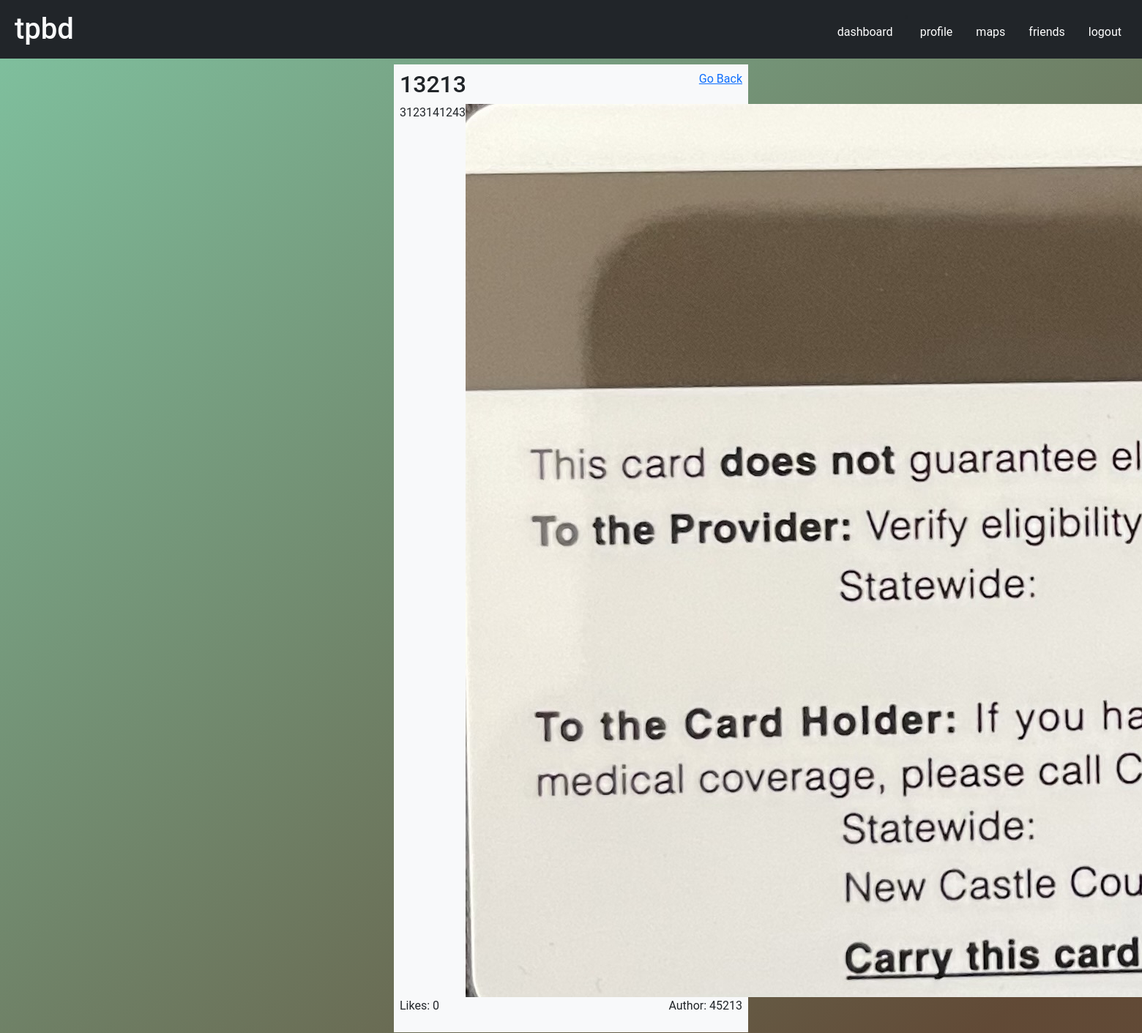
Screenshot of /dashboard/content/2 (signed in) with the database file from the repository.
### dashboard/models.py (models this page shows, shortened)
class Post(models.Model):
    title = models.CharField(max_length=100)
    text_content = RichTextField(blank=True, null=True)
    image = models.ImageField(default=None, upload_to='post_pics', blank=True)
    author = models.ForeignKey(User, on_delete=models.CASCADE)
    date_posted = models.DateTimeField(auto_now_add=True)
    date_updated = models.DateTimeField(auto_now=True)
    likes = models.ManyToManyField(User, related_name='likes', blank=True)
    comments = models.ManyToManyField('Comment', related_name='comments', blank=True)
    def total_likes(self):
        return self.likes.count()

### users/models.py (models this page shows, shortened)
class CustomUser(AbstractUser):
    email = models.EmailField(max_length=256, unique=True)
    username = models.CharField(max_length=32, unique=True)
    password = models.CharField(max_length=256)
    bio = models.TextField(max_length=500, blank=True)
    is_admin = models.BooleanField(default=False)
    is_active = models.BooleanField(default=True)
    is_staff = models.BooleanField(default=False)
    is_superuser = models.BooleanField(default=False)
    friends = models.ManyToManyField("self", blank=True)
    created_at = models.DateTimeField(auto_now_add=True)
    updated_at = models.DateTimeField(auto_now=True)
    objects = CustomUserManager()

### dashboard/views.py (the view)
# urls.py: path('content/<int:post_id>', views.post_detail, name='post_detail'),
@login_required
def post_detail(request, post_id):
    post = Post.objects.get(pk=post_id)
    return render(request, 'post_detail.html', {'post': post})

### templates/post_detail.html (shortened to what this page needs)
{% extends 'base.html' %}
{% block content %}
{% load humanize %}
<div class="wrapper m-auto" style="width: 500px;">
    <div class="bg-light flex-column m-2 text-start p-2" style="border: 2px black">
      <div class="d-flex justify-content-between">
        <h2>{{ post.title }}</h2>
        <div class="d-flex justify-content-between">
          <a href="{% url 'dashboard:dashboard' %}">Go Back</a>
        </div>
      </div>
        <div class="d-flex justify-content-between">
          <p>{{ post.text_content }}</p>
          {% if post.image %}
          <img src="{{post.image}}" alt="Post Image">
          {% endif %}
        </div>
        <div class="d-flex justify-content-between">
          <p>Likes: {{ post.total_likes }}</p>
          <p>Author: {{ post.author.username }}</p>
        </div>
    </div>
{% endblock %}

### templates/base.html (style rules this page uses)
html, body { margin: 0; padding: 0; }
* { font-family: 'Roboto', sans-serif; box-sizing: border-box; }
body { background: rgb(95,56,25); background: linear-gradient(138deg, rgba(95, 179, 136, 0.795), rgba(80, 54, 32, 0.9) 66%); background-size: 180% 180%; height: 100vh; animation: zyclers 11s ease infinite; }

### rows the page displays
Post: title "13213", text_content "3123141243", image (picture), total_likes "0", author.username "45213"
